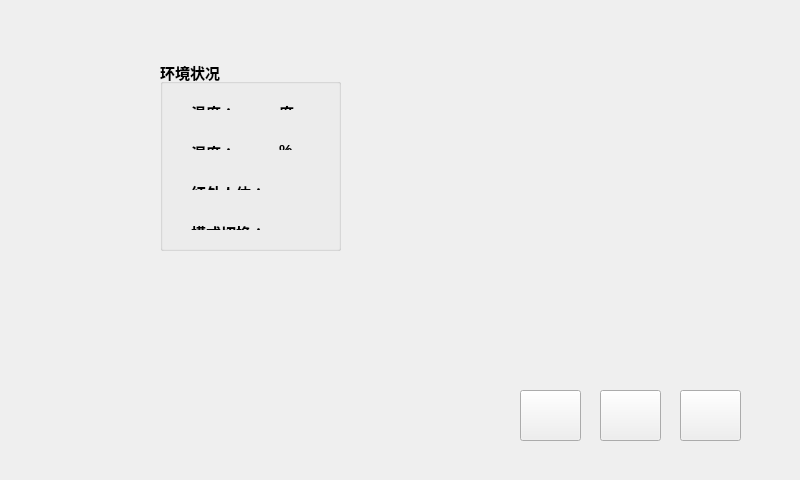
<?xml version="1.0" encoding="UTF-8"?>
<ui version="4.0">
 <class>Widget</class>
 <widget class="QWidget" name="Widget">
  <property name="geometry">
   <rect>
    <x>0</x>
    <y>0</y>
    <width>800</width>
    <height>480</height>
   </rect>
  </property>
  <property name="maximumSize">
   <size>
    <width>800</width>
    <height>480</height>
   </size>
  </property>
  <property name="windowTitle">
   <string>Widget</string>
  </property>
  <widget class="QGroupBox" name="groupBox">
   <property name="geometry">
    <rect>
     <x>160</x>
     <y>60</y>
     <width>181</width>
     <height>191</height>
    </rect>
   </property>
   <property name="font">
    <font>
     <pointsize>11</pointsize>
     <weight>75</weight>
     <bold>true</bold>
    </font>
   </property>
   <property name="title">
    <string>环境状况</string>
   </property>
   <widget class="QWidget" name="layoutWidget">
    <property name="geometry">
     <rect>
      <x>20</x>
      <y>30</y>
      <width>141</width>
      <height>31</height>
     </rect>
    </property>
    <layout class="QHBoxLayout" name="horizontalLayout">
     <item>
      <widget class="QLabel" name="label">
       <property name="text">
        <string>&lt;!DOCTYPE HTML PUBLIC &quot;-//W3C//DTD HTML 4.0//EN&quot; &quot;http://www.w3.org/TR/REC-html40/strict.dtd&quot;&gt;
&lt;html&gt;&lt;head&gt;&lt;meta name=&quot;qrichtext&quot; content=&quot;1&quot; /&gt;&lt;style type=&quot;text/css&quot;&gt;
p, li { white-space: pre-wrap; }
&lt;/style&gt;&lt;/head&gt;&lt;body style=&quot; font-family:'SimSun'; font-size:9pt; font-weight:400; font-style:normal;&quot;&gt;
&lt;p style=&quot; margin-top:0px; margin-bottom:0px; margin-left:0px; margin-right:0px; -qt-block-indent:0; text-indent:0px;&quot;&gt;&lt;span style=&quot; font-family:'宋体'; font-size:11pt; font-weight:600;&quot;&gt;温度：&lt;/span&gt;&lt;/p&gt;&lt;/body&gt;&lt;/html&gt;</string>
       </property>
      </widget>
     </item>
     <item>
      <widget class="QLabel" name="tempLabel">
       <property name="text">
        <string>&lt;!DOCTYPE HTML PUBLIC &quot;-//W3C//DTD HTML 4.0//EN&quot; &quot;http://www.w3.org/TR/REC-html40/strict.dtd&quot;&gt;
&lt;html&gt;&lt;head&gt;&lt;meta name=&quot;qrichtext&quot; content=&quot;1&quot; /&gt;&lt;style type=&quot;text/css&quot;&gt;
p, li { white-space: pre-wrap; }
&lt;/style&gt;&lt;/head&gt;&lt;body style=&quot; font-family:'SimSun'; font-size:9pt; font-weight:400; font-style:normal;&quot;&gt;
&lt;p style=&quot;-qt-paragraph-type:empty; margin-top:0px; margin-bottom:0px; margin-left:0px; margin-right:0px; -qt-block-indent:0; text-indent:0px; font-family:'宋体';&quot;&gt;&lt;/p&gt;&lt;/body&gt;&lt;/html&gt;</string>
       </property>
      </widget>
     </item>
     <item>
      <widget class="QLabel" name="label_3">
       <property name="text">
        <string>&lt;!DOCTYPE HTML PUBLIC &quot;-//W3C//DTD HTML 4.0//EN&quot; &quot;http://www.w3.org/TR/REC-html40/strict.dtd&quot;&gt;
&lt;html&gt;&lt;head&gt;&lt;meta name=&quot;qrichtext&quot; content=&quot;1&quot; /&gt;&lt;style type=&quot;text/css&quot;&gt;
p, li { white-space: pre-wrap; }
&lt;/style&gt;&lt;/head&gt;&lt;body style=&quot; font-family:'SimSun'; font-size:9pt; font-weight:400; font-style:normal;&quot;&gt;
&lt;p style=&quot; margin-top:0px; margin-bottom:0px; margin-left:0px; margin-right:0px; -qt-block-indent:0; text-indent:0px;&quot;&gt;&lt;span style=&quot; font-family:'宋体'; font-size:11pt; font-weight:600;&quot;&gt;度&lt;/span&gt;&lt;/p&gt;&lt;/body&gt;&lt;/html&gt;</string>
       </property>
      </widget>
     </item>
    </layout>
   </widget>
   <widget class="QWidget" name="layoutWidget_2">
    <property name="geometry">
     <rect>
      <x>20</x>
      <y>110</y>
      <width>141</width>
      <height>31</height>
     </rect>
    </property>
    <layout class="QHBoxLayout" name="horizontalLayout_3">
     <item>
      <widget class="QLabel" name="label_6">
       <property name="text">
        <string>&lt;!DOCTYPE HTML PUBLIC &quot;-//W3C//DTD HTML 4.0//EN&quot; &quot;http://www.w3.org/TR/REC-html40/strict.dtd&quot;&gt;
&lt;html&gt;&lt;head&gt;&lt;meta name=&quot;qrichtext&quot; content=&quot;1&quot; /&gt;&lt;style type=&quot;text/css&quot;&gt;
p, li { white-space: pre-wrap; }
&lt;/style&gt;&lt;/head&gt;&lt;body style=&quot; font-family:'SimSun'; font-size:11pt; font-weight:600; font-style:normal;&quot;&gt;
&lt;p style=&quot; margin-top:0px; margin-bottom:0px; margin-left:0px; margin-right:0px; -qt-block-indent:0; text-indent:0px;&quot;&gt;&lt;span style=&quot; font-family:'宋体';&quot;&gt;红外人体：&lt;/span&gt;&lt;/p&gt;&lt;/body&gt;&lt;/html&gt;</string>
       </property>
      </widget>
     </item>
     <item>
      <widget class="QLabel" name="lightLabel">
       <property name="text">
        <string>&lt;!DOCTYPE HTML PUBLIC &quot;-//W3C//DTD HTML 4.0//EN&quot; &quot;http://www.w3.org/TR/REC-html40/strict.dtd&quot;&gt;
&lt;html&gt;&lt;head&gt;&lt;meta name=&quot;qrichtext&quot; content=&quot;1&quot; /&gt;&lt;style type=&quot;text/css&quot;&gt;
p, li { white-space: pre-wrap; }
&lt;/style&gt;&lt;/head&gt;&lt;body style=&quot; font-family:'SimSun'; font-size:9pt; font-weight:400; font-style:normal;&quot;&gt;
&lt;p style=&quot;-qt-paragraph-type:empty; margin-top:0px; margin-bottom:0px; margin-left:0px; margin-right:0px; -qt-block-indent:0; text-indent:0px; font-family:'宋体';&quot;&gt;&lt;/p&gt;&lt;/body&gt;&lt;/html&gt;</string>
       </property>
      </widget>
     </item>
    </layout>
   </widget>
   <widget class="QWidget" name="layoutWidget_3">
    <property name="geometry">
     <rect>
      <x>20</x>
      <y>150</y>
      <width>131</width>
      <height>31</height>
     </rect>
    </property>
    <layout class="QHBoxLayout" name="horizontalLayout_4">
     <item>
      <widget class="QLabel" name="label_8">
       <property name="text">
        <string>&lt;!DOCTYPE HTML PUBLIC &quot;-//W3C//DTD HTML 4.0//EN&quot; &quot;http://www.w3.org/TR/REC-html40/strict.dtd&quot;&gt;
&lt;html&gt;&lt;head&gt;&lt;meta name=&quot;qrichtext&quot; content=&quot;1&quot; /&gt;&lt;style type=&quot;text/css&quot;&gt;
p, li { white-space: pre-wrap; }
&lt;/style&gt;&lt;/head&gt;&lt;body style=&quot; font-family:'SimSun'; font-size:9pt; font-weight:400; font-style:normal;&quot;&gt;
&lt;p style=&quot; margin-top:0px; margin-bottom:0px; margin-left:0px; margin-right:0px; -qt-block-indent:0; text-indent:0px;&quot;&gt;&lt;span style=&quot; font-family:'宋体'; font-size:11pt; font-weight:600;&quot;&gt;模式切换：&lt;/span&gt;&lt;/p&gt;&lt;/body&gt;&lt;/html&gt;</string>
       </property>
      </widget>
     </item>
    </layout>
   </widget>
   <widget class="QWidget" name="layoutWidget_4">
    <property name="geometry">
     <rect>
      <x>20</x>
      <y>70</y>
      <width>141</width>
      <height>31</height>
     </rect>
    </property>
    <layout class="QHBoxLayout" name="horizontalLayout_2">
     <item>
      <widget class="QLabel" name="label_4">
       <property name="text">
        <string>&lt;!DOCTYPE HTML PUBLIC &quot;-//W3C//DTD HTML 4.0//EN&quot; &quot;http://www.w3.org/TR/REC-html40/strict.dtd&quot;&gt;
&lt;html&gt;&lt;head&gt;&lt;meta name=&quot;qrichtext&quot; content=&quot;1&quot; /&gt;&lt;style type=&quot;text/css&quot;&gt;
p, li { white-space: pre-wrap; }
&lt;/style&gt;&lt;/head&gt;&lt;body style=&quot; font-family:'SimSun'; font-size:9pt; font-weight:400; font-style:normal;&quot;&gt;
&lt;p style=&quot; margin-top:0px; margin-bottom:0px; margin-left:0px; margin-right:0px; -qt-block-indent:0; text-indent:0px;&quot;&gt;&lt;span style=&quot; font-family:'宋体'; font-size:11pt; font-weight:600;&quot;&gt;湿度：&lt;/span&gt;&lt;/p&gt;&lt;/body&gt;&lt;/html&gt;</string>
       </property>
      </widget>
     </item>
     <item>
      <widget class="QLabel" name="humLabel">
       <property name="text">
        <string>&lt;!DOCTYPE HTML PUBLIC &quot;-//W3C//DTD HTML 4.0//EN&quot; &quot;http://www.w3.org/TR/REC-html40/strict.dtd&quot;&gt;
&lt;html&gt;&lt;head&gt;&lt;meta name=&quot;qrichtext&quot; content=&quot;1&quot; /&gt;&lt;style type=&quot;text/css&quot;&gt;
p, li { white-space: pre-wrap; }
&lt;/style&gt;&lt;/head&gt;&lt;body style=&quot; font-family:'SimSun'; font-size:9pt; font-weight:400; font-style:normal;&quot;&gt;
&lt;p style=&quot;-qt-paragraph-type:empty; margin-top:0px; margin-bottom:0px; margin-left:0px; margin-right:0px; -qt-block-indent:0; text-indent:0px; font-family:'宋体';&quot;&gt;&lt;/p&gt;&lt;/body&gt;&lt;/html&gt;</string>
       </property>
      </widget>
     </item>
     <item>
      <widget class="QLabel" name="label_2">
       <property name="text">
        <string>&lt;!DOCTYPE HTML PUBLIC &quot;-//W3C//DTD HTML 4.0//EN&quot; &quot;http://www.w3.org/TR/REC-html40/strict.dtd&quot;&gt;
&lt;html&gt;&lt;head&gt;&lt;meta name=&quot;qrichtext&quot; content=&quot;1&quot; /&gt;&lt;style type=&quot;text/css&quot;&gt;
p, li { white-space: pre-wrap; }
&lt;/style&gt;&lt;/head&gt;&lt;body style=&quot; font-family:'SimSun'; font-size:9pt; font-weight:400; font-style:normal;&quot;&gt;
&lt;p style=&quot; margin-top:0px; margin-bottom:0px; margin-left:0px; margin-right:0px; -qt-block-indent:0; text-indent:0px;&quot;&gt;&lt;span style=&quot; font-family:'宋体'; font-size:11pt; font-weight:600;&quot;&gt;%&lt;/span&gt;&lt;/p&gt;&lt;/body&gt;&lt;/html&gt;</string>
       </property>
      </widget>
     </item>
    </layout>
   </widget>
  </widget>
  <widget class="QPushButton" name="navButton">
   <property name="geometry">
    <rect>
     <x>600</x>
     <y>390</y>
     <width>61</width>
     <height>51</height>
    </rect>
   </property>
   <property name="text">
    <string/>
   </property>
  </widget>
  <widget class="QPushButton" name="startButton">
   <property name="geometry">
    <rect>
     <x>680</x>
     <y>390</y>
     <width>61</width>
     <height>51</height>
    </rect>
   </property>
   <property name="text">
    <string/>
   </property>
  </widget>
  <widget class="QPushButton" name="setButton">
   <property name="geometry">
    <rect>
     <x>520</x>
     <y>390</y>
     <width>61</width>
     <height>51</height>
    </rect>
   </property>
   <property name="text">
    <string/>
   </property>
  </widget>
 </widget>
 <layoutdefault spacing="6" margin="11"/>
 <resources/>
 <connections/>
</ui>
